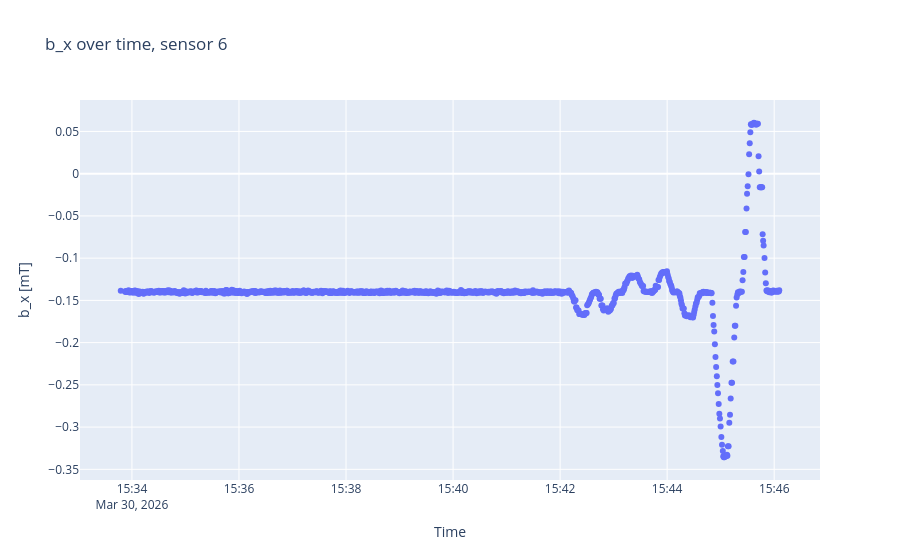
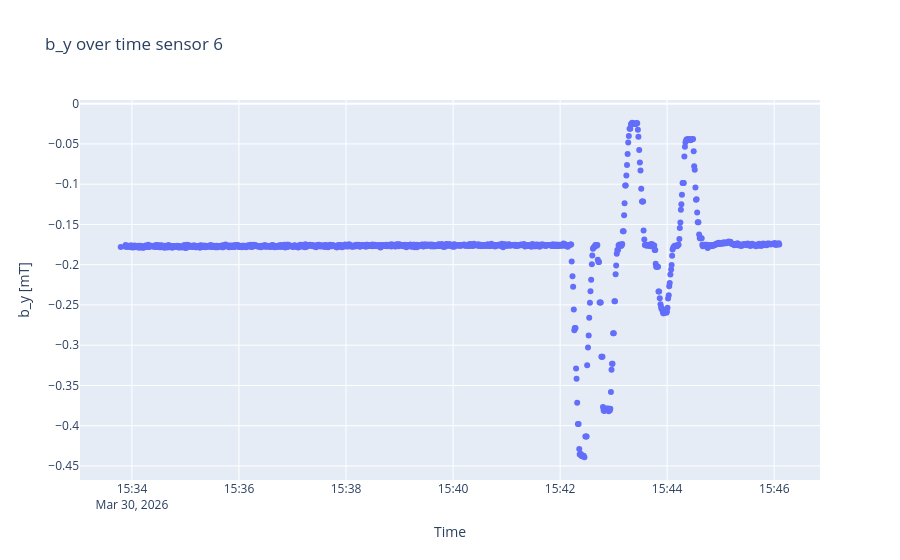
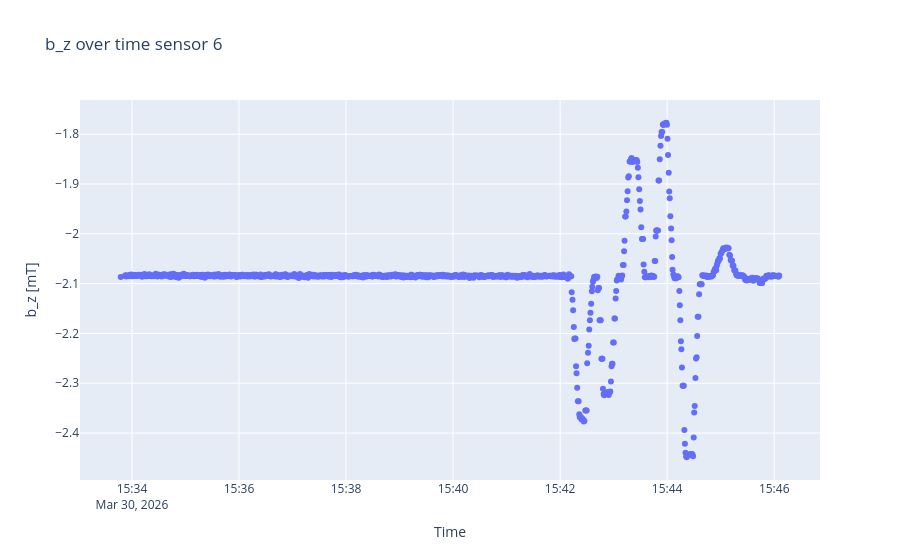

The notebook cell these images were saved under, in order:
### Code cell
sensorplots(B2, timestamps2, 6)

### Figure 1 — Plotly figure (JSON) as saved in the notebook; plotly's stock layout.template omitted (floating-point values rounded to 4 significant figures; data arrays with more than 128 entries replaced by an {"elided": "..."} marker saying what was removed)
{"data": [{"mode": "markers", "type": "scatter", "x": {"elided": "1199 str values"}, "y": {"elided": "1199 float values"}}], "layout": {"title": {"text": "b_x over time, sensor 6"}, "xaxis": {"title": {"text": "Time"}}, "yaxis": {"scaleanchor": "y", "title": {"text": "b_x [mT]"}}}}

### Figure 2 — Plotly figure (JSON) as saved in the notebook; plotly's stock layout.template omitted (floating-point values rounded to 4 significant figures; data arrays with more than 128 entries replaced by an {"elided": "..."} marker saying what was removed)
{"data": [{"mode": "markers", "type": "scatter", "x": {"elided": "1199 str values"}, "y": {"elided": "1199 float values"}}], "layout": {"title": {"text": "b_y over time sensor 6"}, "xaxis": {"title": {"text": "Time"}}, "yaxis": {"scaleanchor": "y", "title": {"text": "b_y [mT]"}}}}

### Figure 3 — Plotly figure (JSON) as saved in the notebook; plotly's stock layout.template omitted (floating-point values rounded to 4 significant figures; data arrays with more than 128 entries replaced by an {"elided": "..."} marker saying what was removed)
{"data": [{"mode": "markers", "type": "scatter", "x": {"elided": "1199 str values"}, "y": {"elided": "1199 float values"}}], "layout": {"title": {"text": "b_z over time sensor 6"}, "xaxis": {"title": {"text": "Time"}}, "yaxis": {"scaleanchor": "y", "title": {"text": "b_z [mT]"}}}}
